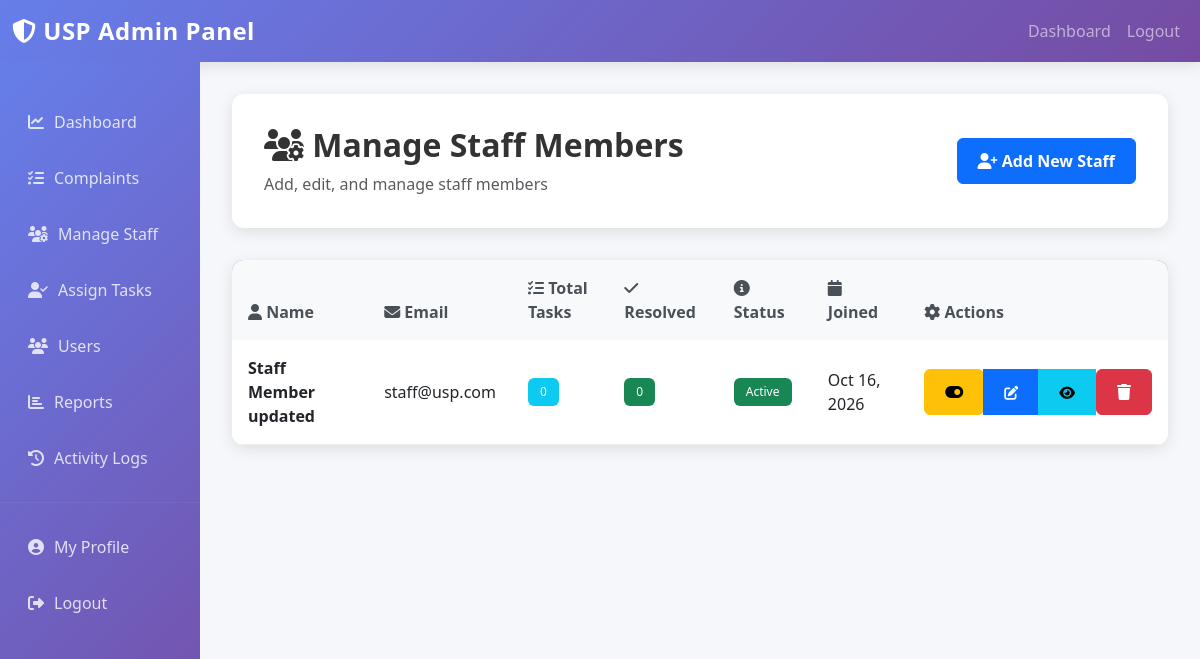
Screenshot of /USP_Feedback-3/admin/manage_staff.php (signed in) with the database file from the repository.
### tables this page shows
CREATE TABLE `users` (
  `id` int(11) NOT NULL AUTO_INCREMENT,
  `name` varchar(100) NOT NULL,
  `email` varchar(100) NOT NULL,
  `password` varchar(255) NOT NULL,
  `role` enum('admin','staff','user') NOT NULL DEFAULT 'user',
  `status` enum('active','inactive') DEFAULT 'active',
  `created_at` timestamp NULL DEFAULT current_timestamp(),
  `updated_at` timestamp NULL DEFAULT current_timestamp() ON UPDATE current_timestamp(),
  PRIMARY KEY (`id`),
  UNIQUE KEY `email` (`email`)
);

### USP_Feedback-3/admin/manage_staff.php (the view, shortened to what this page needs)
<?php
include '../config/db_connect.php';
$staff_query = "
    SELECT u.id, u.name, u.email, u.status, u.created_at,
           COUNT(c.complaint_id) as total_complaints,
           COUNT(CASE WHEN c.status = 'Resolved' THEN 1 END) as resolved_complaints
    FROM users u
    LEFT JOIN complaints c ON u.id = c.assigned_staff
    WHERE u.role = 'staff'
    GROUP BY u.id
    ORDER BY u.created_at DESC
";
$staff_members = mysqli_fetch_all(mysqli_query($conn, $staff_query), MYSQLI_ASSOC);
?>
<!DOCTYPE html>
<html lang="en">
<head>
    <link href="https://cdn.jsdelivr.net/npm/bootstrap@5.3.0/dist/css/bootstrap.min.css" rel="stylesheet">
    <link rel="stylesheet" href="https://cdnjs.cloudflare.com/ajax/libs/font-awesome/6.4.0/css/all.min.css">
    <link rel="stylesheet" href="../css/style.css">
<link rel="stylesheet" href="../css/responsive.css">
</head>
<body>
    <nav class="navbar navbar-expand-lg navbar-dark navbar-custom">
        <div class="container-fluid">
            <a class="navbar-brand fw-bold" href="admin_dashboard.php">
                <i class="fas fa-shield-alt"></i> USP Admin Panel
            </a>
            <div class="collapse navbar-collapse">
                <ul class="navbar-nav ms-auto">
                    <li class="nav-item">
                        <a class="nav-link" href="admin_dashboard.php">Dashboard</a>
                    </li>
                    <li class="nav-item">
                        <a class="nav-link" href="logout.php">Logout</a>
                    </li>
                </ul>
            </div>
        </div>
    </nav>
    <div class="container-fluid">
        <div class="row">
            <div class="col-lg-2 sidebar">
                <nav class="nav flex-column">
            <a class="nav-link " href="admin_dashboard_professional.php">
                <i class="fas fa-chart-line"></i> Dashboard
            </a>
            <a class="nav-link" href="manage_complaints.php">
                <i class="fas fa-tasks"></i> Complaints
            </a>
            <a class="nav-link" href="manage_staff.php">
                <i class="fas fa-users-cog"></i> Manage Staff
            </a>
            <a class="nav-link" href="assign_staff.php">
                <i class="fas fa-user-check"></i> Assign Tasks
            </a>
            <a class="nav-link" href="manage_users.php">
                <i class="fas fa-users"></i> Users
            </a>
            <a class="nav-link" href="reports.php">
                <i class="fas fa-chart-bar"></i> Reports
            </a>
            <a class="nav-link" href="activity_logs.php">
                <i class="fas fa-history"></i> Activity Logs
            </a>
            <hr style="border-color: rgba(255, 255, 255, 0.2); margin: 1rem 0;">
            <a class="nav-link" href="admin_profile.php">
                <i class="fas fa-user-circle"></i> My Profile
            </a>
            <a class="nav-link" href="logout.php">
                <i class="fas fa-sign-out-alt"></i> Logout
            </a>
        </nav>
            </div>
            <div class="col-lg-10 main-content">
                <div class="page-header">
                    <div class="d-flex justify-content-between align-items-center">
                        <div>
                            <h2 class="fw-bold mb-2">
                                <i class="fas fa-users-cog"></i> Manage Staff Members
                            </h2>
                            <p class="text-muted mb-0">Add, edit, and manage staff members</p>
                        </div>
                        <button class="btn btn-primary" data-bs-toggle="modal" data-bs-target="#addStaffModal">
                            <i class="fas fa-user-plus"></i> Add New Staff
                        </button>
                    </div>
                </div>
                <div class="data-table">
                    <table class="table table-hover mb-0">
                        <thead>
                            <tr>
                                <th><i class="fas fa-user"></i> Name</th>
                                <th><i class="fas fa-envelope"></i> Email</th>
                                <th><i class="fas fa-tasks"></i> Total Tasks</th>
                                <th><i class="fas fa-check"></i> Resolved</th>
                                <th><i class="fas fa-info-circle"></i> Status</th>
                                <th><i class="fas fa-calendar"></i> Joined</th>
                                <th><i class="fas fa-cog"></i> Actions</th>
                            </tr>
                        </thead>
                        <tbody>
                            <?php if (count($staff_members) > 0): ?>
                                <?php foreach ($staff_members as $staff): ?>
                                    <tr>
                                        <td>
                                            <strong><?php echo htmlspecialchars($staff['name']); ?></strong>
                                        </td>
                                        <td><?php echo htmlspecialchars($staff['email']); ?></td>
                                        <td>
                                            <span class="badge bg-info"><?php echo $staff['total_complaints']; ?></span>
                                        </td>
                                        <td>
                                            <span class="badge bg-success"><?php echo $staff['resolved_complaints']; ?></span>
                                        </td>
                                        <td>
                                            <span class="badge bg-<?php echo $staff['status'] == 'active' ? 'success' : 'danger'; ?>">
                                                <?php echo ucfirst($staff['status']); ?>
                                            </span>
                                        </td>
                                        <td><?php echo date('M d, Y', strtotime($staff['created_at'])); ?></td>
                                        <td>
                                            <div class="btn-group btn-group-sm" role="group">
                                                <form method="POST" style="display:inline;">
                                                    <button type="submit" class="btn btn-warning">
                                                        <i class="fas fa-toggle-on"></i>
                                                    </button>
                                                </form>
                                                <button class="btn btn-primary" data-bs-toggle="modal"
                                                        data-bs-target="#editStaffModal"
                                                        data-staff="<?php echo htmlspecialchars(json_encode(['id' => (int)$staff['id'], 'name' => $staff['name'], 'email' => $staff['email'], 'status' => $staff['status']]), ENT_QUOTES); ?>"
                                                        onclick="openEditStaff(this)" title="Edit">
                                                    <i class="fas fa-edit"></i>
                                                </button>
                                                <button class="btn btn-info" data-bs-toggle="modal"
                                                        data-bs-target="#viewStaffModal"
                                                        onclick="viewStaffDetails(<?php echo htmlspecialchars(json_encode($staff)); ?>)">
                                                    <i class="fas fa-eye"></i>
                                                </button>
                                                <form method="POST" style="display:inline;"
                                                      onsubmit="return confirm('Are you sure?');">
                                                    <button type="submit" class="btn btn-danger">
                                                        <i class="fas fa-trash"></i>
                                                    </button>
                                                </form>
                                            </div>
                                        </td>
                                    </tr>
                                <?php endforeach; ?>
                            <?php endif; ?>
                        </tbody>
                    </table>
                </div>
            </div>
        </div>
    </div>
</body>
</html>

### USP_Feedback-3/css/style.css (style rules this page uses)
:root { --primary-color: #0d6efd; --secondary-color: #6c757d; --success-color: #198754; --danger-color: #dc3545; --warning-color: #ffc107; --info-color: #f00d0d; }
* { margin: 0; padding: 0; box-sizing: border-box; }
body { font-family: 'Segoe UI', Tahoma, Geneva, Verdana, sans-serif; background-color: #f8f9fa; color: #333; }
.navbar { box-shadow: 0 2px 4px rgba(0, 0, 0, 0.1); }
.navbar-brand { font-size: 1.5rem; font-weight: 700; letter-spacing: 0.5px; }
.table { margin-bottom: 0; }
.table thead th { background-color: #f8f9fa; border-bottom: 2px solid #dee2e6; font-weight: 600; color: #495057; }
.table tbody tr { transition: background-color 0.2s; }
.badge { padding: 0.5rem 0.75rem; font-weight: 500; }
.btn { border-radius: 6px; font-weight: 600; padding: 0.625rem 1.25rem; transition: all 0.2s; }
.btn-primary { background-color: var(--primary-color); border-color: var(--primary-color); }

### USP_Feedback-3/css/responsive.css (style rules this page uses)
*, *::before, *::after { box-sizing: border-box; }
html { -webkit-text-size-adjust: 100%; text-size-adjust: 100%; }
.main-content, .main, .page-header, .table-section, .card, .row > *, .modal-content, .topbar, .navbar-custom { min-width: 0; }
.main-content, .main, .modal-body { overflow-wrap: break-word; }
.table th, .table td { overflow-wrap: normal; }
.btn-toolbar, .pagination, .page-header .d-flex, .table-header, .pagination-section { flex-wrap: wrap; gap: .5rem; }
.sidebar { overflow-y: auto; }
@media (min-width: 992px) { .navbar-custom { margin-left: 0 !important; } }

### USP_Feedback-3/admin/manage_staff.php (style rules this page uses)
body { background-color: #f5f7fa; }
.sidebar { background: linear-gradient(135deg, #667eea 0%, #764ba2 100%); min-height: 100vh; padding: 2rem 0; position: sticky; top: 0; }
.sidebar .nav-link { color: rgba(255, 255, 255, 0.8); padding: 1rem 1.5rem; border-left: 4px solid transparent; transition: all 0.3s; display: flex; align-items: center; gap: 10px; }
.data-table { background: white; border-radius: 12px; box-shadow: 0 4px 15px rgba(0, 0, 0, 0.1); overflow: hidden; }
.data-table thead { background: linear-gradient(135deg, #667eea 0%, #764ba2 100%); color: white; }
.data-table thead th { border: none; padding: 1rem; font-weight: 600; }
.data-table tbody td { padding: 1rem; border-color: #f0f0f0; vertical-align: middle; }
.navbar-custom { background: linear-gradient(135deg, #667eea 0%, #764ba2 100%); box-shadow: 0 4px 15px rgba(0, 0, 0, 0.1); }
.main-content { padding: 2rem; }
.page-header { background: white; padding: 2rem; border-radius: 12px; margin-bottom: 2rem; box-shadow: 0 4px 15px rgba(0, 0, 0, 0.1); }

### rows the page displays
users: name "Staff Member updated", email "staff@usp.com", total_complaints "0", resolved_complaints "0", status "Active", created_at "Oct 16, 2026"
